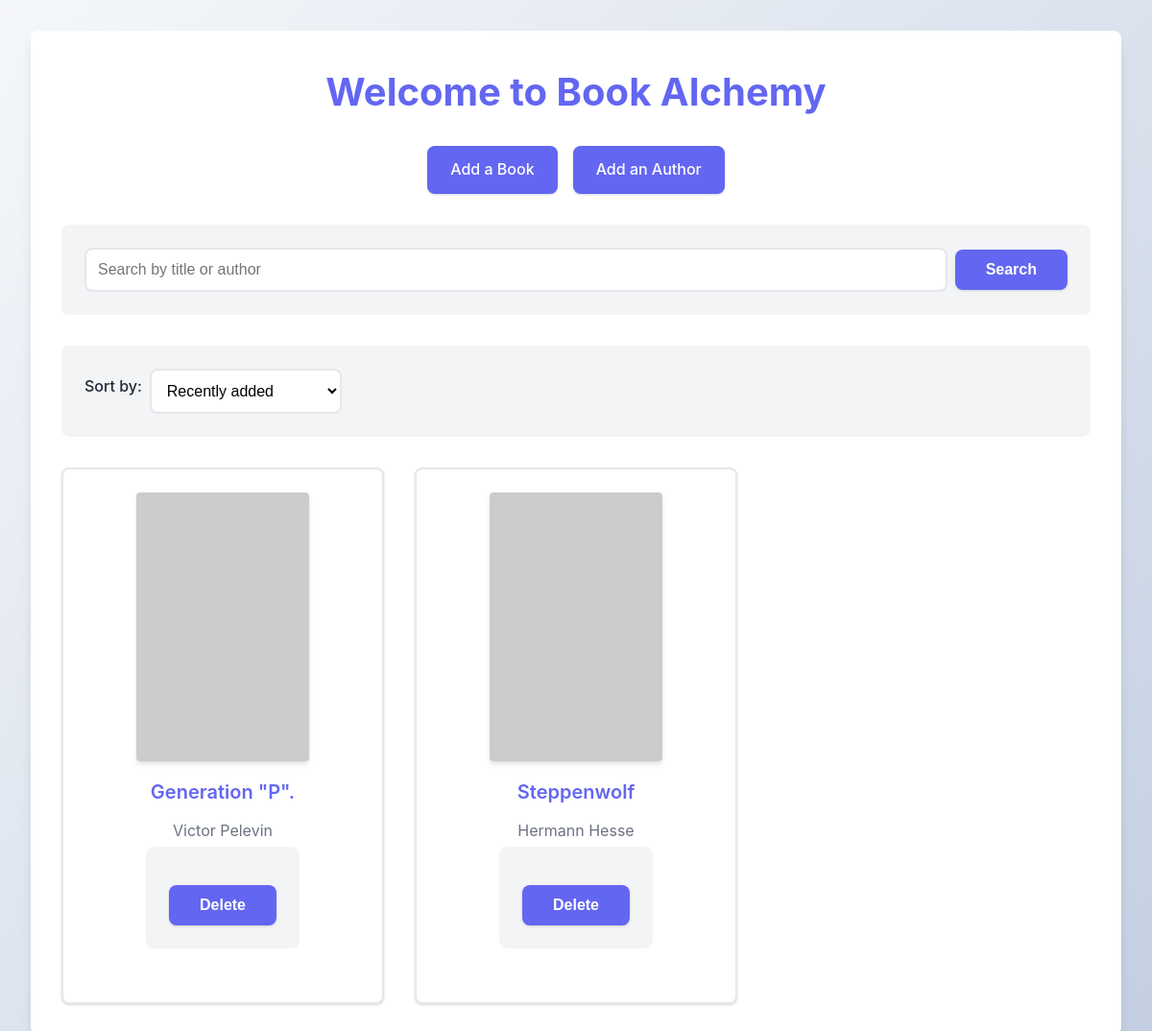
The page / on the database its author committed.
### data_models.py (models this page shows, shortened)
class Book(db.Model):
    __tablename__ = 'books'
    id = db.Column(db.Integer, primary_key=True, autoincrement=True)
    author_id = db.Column(db.Integer, db.ForeignKey('authors.id'), nullable=False)
    isbn = db.Column(db.String(13), nullable=False)
    title = db.Column(db.String(250), nullable=False)
    publication_year = db.Column(db.Integer, nullable=False)
    author = db.relationship('Author', backref='books')

class Author(db.Model):
    __tablename__ = 'authors'
    id = db.Column(db.Integer, primary_key=True, autoincrement=True)
    name = db.Column(db.String(100), nullable=False)
    birth_date = db.Column(db.Date)
    date_of_death = db.Column(db.Date)

### app.py (the view)
@app.route('/')
def home():
    sort_by = request.args.get('sorting', 'recently_added')
    if sort_by == 'title':
        books = Book.query.order_by(Book.title).all()
    elif sort_by == 'author':
        books = Book.query.join(Author).order_by(Author.name).all()
    else:  # recently_added (default)
        books = Book.query.order_by(Book.id.desc()).all()
    return render_template('home.html', books=books, sort_by=sort_by)

### templates/home.html (shortened to what this page needs)
<!DOCTYPE html>
<html lang="en">
  <head>
    <link rel="stylesheet" href="{{ url_for('static', filename='css/style.css') }}">
  </head>
  <body>
    <div class="container">
      <h1>Welcome to Book Alchemy</h1>
      <div class="nav-links">
        <a href="/add_book">Add a Book</a>
        <a href="/add_author">Add an Author</a>
      </div>
      <form method="GET" action="/search" class="search-form">
          <input type="text" name="query" value="{{ query }}" placeholder="Search by title or author">
          <input type="submit" value="Search">
      </form>
      <form method="GET" action="/" class="sort-form">
          <label for="sorting">Sort by:</label>
          <select name="sorting" id="sorting" onchange="this.form.submit()">
              <option value="recently_added" {% if sort_by == 'recently_added' %}selected{% endif %}>Recently added</option>
          </select>
      </form>
      <div class="books-grid">
        {% for book in books %}
        <div class="book-card">
            <img src="https://covers.openlibrary.org/b/isbn/{{ book.isbn }}-M.jpg"
                 alt="{{ book.title }}"
                 onerror="this.onerror=null; this.src='https://via.placeholder.com/180x280?text=No+Cover';">
            <h3>{{ book.title }}</h3>
            <p>{{ book.author.name }}</p>
            <form action="/book/{{ book.id }}/delete" method="POST">
                <button type="submit" class="delete-btn">Delete</button>
            </form>
        </div>
        {% endfor %}
      </div>
    </div>
  </body>
</html>

### static/css/style.css (style rules this page uses)
* { margin: 0; padding: 0; box-sizing: border-box; }
:root { --primary-color: #6366f1; --primary-hover: #4f46e5; --secondary-color: #f3f4f6; --text-dark: #1f2937; --text-light: #6b7280; --border-color: #e5e7eb; --background: #ffffff; --shadow: 0 1px 3px 0 rgba(0, 0, 0, 0.1), 0 1px 2px 0 rgba(0, 0, 0, 0.06); --shadow-md: 0 4px 6px -1px rgba(0, 0, 0, 0.1), 0 2px 4px -1px rgba(0, 0, 0, 0.06); --shadow-lg: 0 10px 15px -3px rgba(0, 0, 0, 0.1), 0 4px 6px -2px rgba(0, 0, 0, 0.05); --border-radius: 0.5rem; --transition: all 0.3s ease; }
body { font-family: -apple-system, BlinkMacSystemFont, 'Segoe UI', Roboto, 'Helvetica Neue', Arial, sans-serif; line-height: 1.6; color: var(--text-dark); background: linear-gradient(135deg, #f5f7fa 0%, #c3cfe2 100%); min-height: 100vh; padding: 2rem; }
.container { max-width: 1200px; margin: 0 auto; background: var(--background); padding: 2rem; border-radius: var(--border-radius); box-shadow: var(--shadow-lg); }
h1 { color: var(--primary-color); font-size: 2.5rem; font-weight: 700; margin-bottom: 1.5rem; text-align: center; }
h3 { color: var(--text-dark); font-size: 1.25rem; font-weight: 600; margin-bottom: 0.5rem; }
.nav-links { display: flex; gap: 1rem; justify-content: center; margin-bottom: 2rem; flex-wrap: wrap; }
.nav-links a { text-decoration: none; color: var(--background); background: var(--primary-color); padding: 0.75rem 1.5rem; border-radius: var(--border-radius); font-weight: 500; transition: var(--transition); box-shadow: var(--shadow); }
form { background: var(--secondary-color); padding: 1.5rem; border-radius: var(--border-radius); margin-bottom: 2rem; }
form label { display: inline-block; margin-bottom: 0.5rem; font-weight: 500; color: var(--text-dark); }
form input[type="text"], form input[type="date"], form select { width: 100%; padding: 0.75rem; border: 2px solid var(--border-color); border-radius: var(--border-radius); font-size: 1rem; transition: var(--transition); margin-bottom: 1rem; background: var(--background); }
form input[type="submit"], form button[type="submit"] { background: var(--primary-color); color: var(--background); border: none; padding: 0.75rem 2rem; border-radius: var(--border-radius); font-size: 1rem; font-weight: 600; cursor: pointer; transition: var(--transition); box-shadow: var(--shadow); }
.search-form, .sort-form { display: flex; gap: 0.5rem; align-items: center; flex-wrap: wrap; }
.search-form input[type="text"] { flex: 1; min-width: 250px; margin-bottom: 0; }
.sort-form select { margin-bottom: 0; width: auto; min-width: 200px; }
.books-grid { display: grid; grid-template-columns: repeat(auto-fill, minmax(250px, 1fr)); gap: 2rem; margin-top: 2rem; }
.book-card { background: var(--background); border: 2px solid var(--border-color); border-radius: var(--border-radius); padding: 1.5rem; box-shadow: var(--shadow); transition: var(--transition); display: flex; flex-direction: column; align-items: center; text-align: center; }
.book-card img { width: 100%; max-width: 180px; height: auto; border-radius: calc(var(--border-radius) / 2); margin-bottom: 1rem; box-shadow: var(--shadow-md); }
.book-card h3 { color: var(--primary-color); margin-bottom: 0.5rem; }
.book-card p { color: var(--text-light); margin: 0.25rem 0; }
.delete-btn { background: #ef4444; color: white; border: none; padding: 0.5rem 1rem; border-radius: var(--border-radius); cursor: pointer; font-size: 0.875rem; font-weight: 500; margin-top: 1rem; transition: var(--transition); }

### rows shown on the page
Book: title "Generation \"P\".", author.name "Victor Pelevin"
Book: title "Steppenwolf", author.name "Hermann Hesse"
